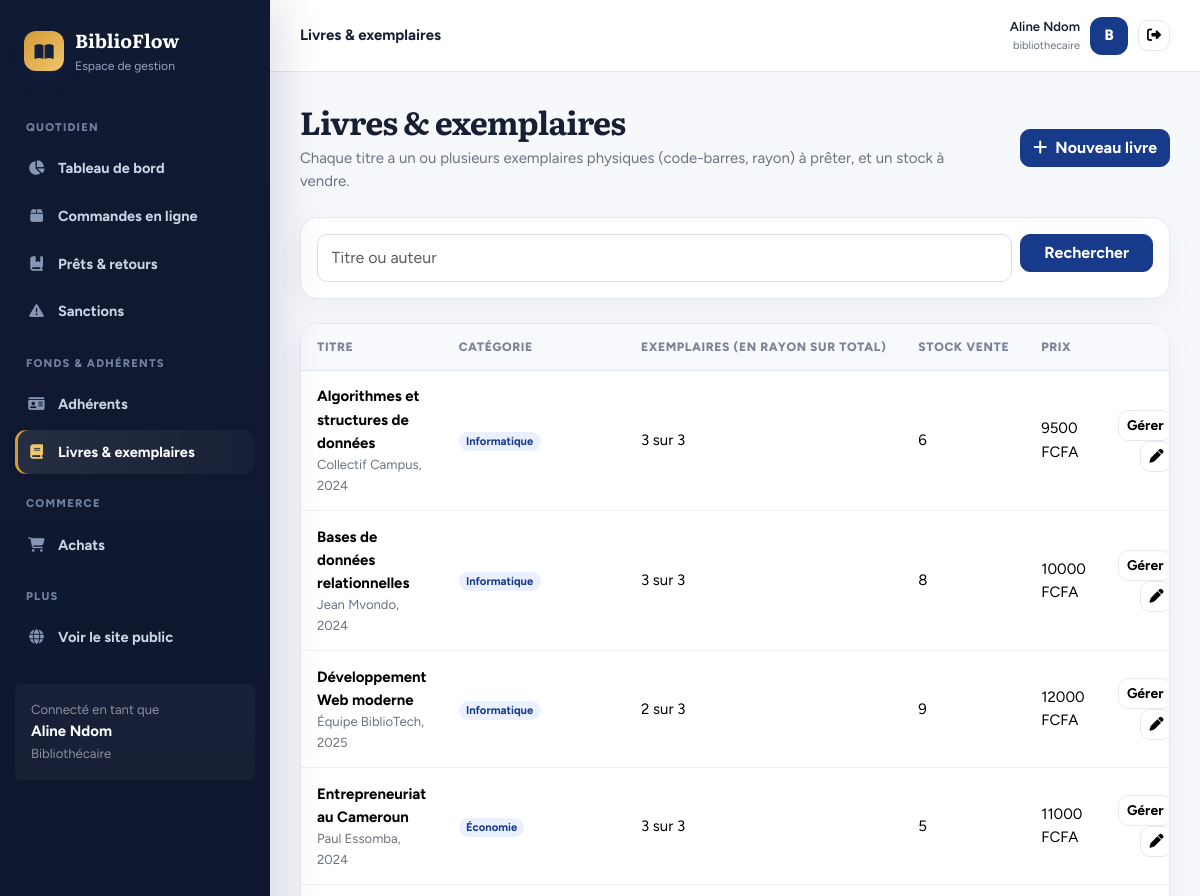
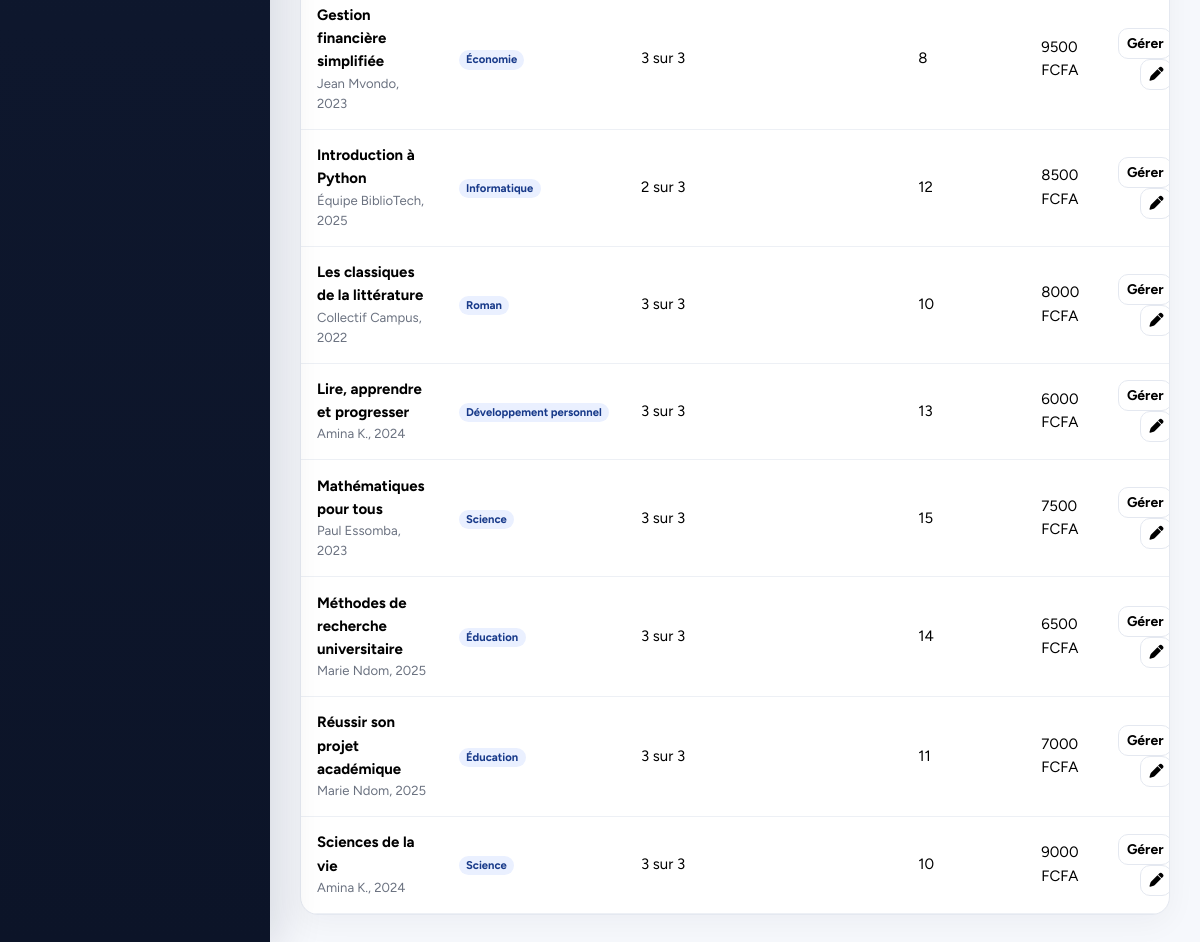
/gestion/livres/ (signed in), run on the app's committed database (2 pictures, top to bottom).
### bibliotheque/models.py (models this page shows, shortened)
class Utilisateur(AbstractUser):
    ROLES = [("adherent", "Adhérent"), ("bibliothecaire", "Bibliothécaire"), ("administrateur", "Administrateur")]
    STATUTS = [("en_attente", "En attente de validation"), ("actif", "Actif"), ("suspendu", "Suspendu")]
    first_name = None  # remplacés par nom / prénom
    last_name = None
    nom = models.CharField(max_length=80)
    prenom = models.CharField(max_length=80)
    telephone = models.CharField(max_length=20, blank=True)
    adresse = models.CharField(max_length=200, blank=True)
    role = models.CharField(max_length=20, choices=ROLES, default="adherent")
    statut = models.CharField(max_length=12, choices=STATUTS, default="actif")
    numero_carte = models.CharField(max_length=20, unique=True, null=True, blank=True)
    date_expiration = models.DateField(null=True, blank=True)  # fin de validité de l'adhésion
    suspendu_jusqu = models.DateField(null=True, blank=True)   # emprunts suspendus après un retard
    REQUIRED_FIELDS = ["nom", "prenom", "email"]
    def get_full_name(self):
        return f"{self.prenom} {self.nom}".strip()
    @property
    def est_personnel(self):
        return self.is_superuser or self.role in ("bibliothecaire", "administrateur")

class Livre(models.Model):
    titre = models.CharField(max_length=200)
    auteur = models.CharField(max_length=120)
    isbn = models.CharField(max_length=20, unique=True, null=True, blank=True)
    description = models.TextField(blank=True)
    image = models.CharField(max_length=255, blank=True)  # chemin relatif dans static/media
    categorie = models.CharField(max_length=80, blank=True)
    annee_publication = models.PositiveSmallIntegerField(null=True, blank=True)
    langue = models.CharField(max_length=30, default="Français")
    prix = models.DecimalField(max_digits=10, decimal_places=2, default=0)  # prix de vente
    stock_vente = models.PositiveIntegerField(default=0)                    # exemplaires à vendre
    actif = models.BooleanField(default=True)
    class Meta:
        ordering = ["titre"]

### bibliotheque/views.py (the view)
# urls.py: path("gestion/livres/", views.livres_gestion, name="livres_gestion"),
@role_requis(*STAFF)
def livres_gestion(request):
    q = request.GET.get("q", "").strip()
    liste = Livre.objects.annotate(nb_ex=Count("exemplaires", distinct=True),
                                   nb_dispo=Count("exemplaires", filter=Q(exemplaires__statut="disponible"), distinct=True))
    if q:
        liste = liste.filter(Q(titre__icontains=q) | Q(auteur__icontains=q))
    return render(request, "bibliotheque/livres_gestion.html", {"livres": liste.order_by("titre")[:200], "q": q})

### bibliotheque/acces.py (called while the page is built)
def est_personnel(user):
    return user.is_authenticated and user.est_personnel

def role_requis(*roles):
    def deco(vue):
        @login_required
        @wraps(vue)
        def wrapper(request, *a, **kw):
            if request.user.is_superuser or request.user.role in roles:
                return vue(request, *a, **kw)
            messages.error(request, "Accès non autorisé pour votre rôle.")
            return redirect("accueil")
        return wrapper
    return deco

### bibliotheque/context.py (called while the page is built)
def globales(request):
    ctx = {"p": params(), "panier_count": 0, "est_personnel": False}
    try:
        ctx["panier_count"] = sum(request.session.get("panier", {}).values())
    except Exception:
        pass
    if request.user.is_authenticated:
        ctx["est_personnel"] = est_personnel(request.user)
    return ctx

### bibliotheque/services.py (called while the page is built)
def params():
    d = dict(settings.BIBLIO)
    for cle in ("amende_par_jour", "amende_plafond", "frais_perte"):
        d[cle] = Decimal(str(d[cle]))
    return SimpleNamespace(**d)

### bibliotheque/templates/bibliotheque/livres_gestion.html
{% extends "bibliotheque/base.html" %}{% block titre %}Livres – BiblioFlow{% endblock %}{% block entete %}Livres &amp; exemplaires{% endblock %}{% block contenu %}
<div class="page-title mb-4 d-flex justify-content-between align-items-center flex-wrap gap-2"><div><h1>Livres &amp; exemplaires</h1><p>Chaque titre a un ou plusieurs exemplaires physiques (code-barres, rayon) à prêter, et un stock à vendre.</p></div><a href="{% url 'livre_nouveau' %}" class="btn btn-primary"><i class="fa-solid fa-plus me-2"></i>Nouveau livre</a></div>
<div class="cardx p-3 mb-4"><form class="row g-2"><div class="col-md-10"><input name="q" value="{{ q }}" class="form-control" placeholder="Titre ou auteur" aria-label="Rechercher"></div><div class="col-md-2"><button class="btn btn-primary w-100">Rechercher</button></div></form></div>
<div class="cardx table-card"><div class="table-responsive"><table class="table"><thead><tr><th>Titre</th><th>Catégorie</th><th>Exemplaires (en rayon sur total)</th><th>Stock vente</th><th>Prix</th><th></th></tr></thead><tbody>
{% for l in livres %}<tr><td><strong>{{ l.titre }}</strong><div class="muted small">{{ l.auteur }}{% if l.annee_publication %}, {{ l.annee_publication }}{% endif %}{% if l.isbn %}<div class="muted small">ISBN {{ l.isbn }}</div>{% endif %}</div></td><td>{% if l.categorie %}<span class="badge badge-soft rounded-pill">{{ l.categorie }}</span>{% endif %}</td><td>{{ l.nb_dispo }} sur {{ l.nb_ex }}</td><td>{{ l.stock_vente }}</td><td>{{ l.prix|floatformat:0 }} FCFA</td><td class="text-end"><a class="btn btn-sm btn-light" href="{% url 'livre_exemplaires' l.pk %}">Gérer</a> <a class="btn btn-sm btn-light" href="{% url 'livre_modifier' l.pk %}" aria-label="Modifier"><i class="fa-solid fa-pen"></i></a></td></tr>
{% empty %}<tr><td colspan="6" class="empty">Aucun livre.</td></tr>{% endfor %}</tbody></table></div></div>{% endblock %}

### bibliotheque/templates/bibliotheque/base.html (shortened to what this page needs)
{% load static %}<!doctype html>
<html lang="fr"><head><meta charset="utf-8"><meta name="viewport" content="width=device-width, initial-scale=1"><title>{% block titre %}BiblioFlow{% endblock %}</title>
<link href="https://cdn.jsdelivr.net/npm/bootstrap@5.3.3/dist/css/bootstrap.min.css" rel="stylesheet"><link href="https://cdnjs.cloudflare.com/ajax/libs/font-awesome/6.5.2/css/all.min.css" rel="stylesheet"><link href="{% static 'bibliotheque/app.css' %}" rel="stylesheet"></head>
<body>{% with u=request.resolver_match.url_name %}<div class="app-shell">
<aside class="sidebar" id="sidebar">
  <div class="brand"><div class="brand-icon"><i class="fa-solid fa-book-open"></i></div><div><strong>BiblioFlow</strong><small>Espace de gestion</small></div></div>
  <div class="nav-title">Quotidien</div>
  <a class="side-link {% if u == 'tableau_bord' %}active{% endif %}" href="{% url 'tableau_bord' %}"><i class="fa-solid fa-chart-pie"></i>Tableau de bord</a>
  <a class="side-link {% if u == 'commandes' %}active{% endif %}" href="{% url 'commandes' %}"><i class="fa-solid fa-box"></i>Commandes en ligne</a>
  <a class="side-link {% if u == 'emprunts' %}active{% endif %}" href="{% url 'emprunts' %}"><i class="fa-solid fa-book-bookmark"></i>Prêts &amp; retours</a>
  <a class="side-link {% if u == 'sanctions' %}active{% endif %}" href="{% url 'sanctions' %}"><i class="fa-solid fa-triangle-exclamation"></i>Sanctions</a>
  <div class="nav-title">Fonds &amp; adhérents</div>
  <a class="side-link {% if u == 'adherents' or u == 'adherent_detail' or u == 'adherent_nouveau' or u == 'adherent_modifier' %}active{% endif %}" href="{% url 'adherents' %}"><i class="fa-solid fa-id-card"></i>Adhérents</a>
  <a class="side-link {% if u == 'livres_gestion' or u == 'livre_exemplaires' or u == 'livre_nouveau' or u == 'livre_modifier' %}active{% endif %}" href="{% url 'livres_gestion' %}"><i class="fa-solid fa-book"></i>Livres &amp; exemplaires</a>
  <div class="nav-title">Commerce</div>
  <a class="side-link {% if u == 'achats' or u == 'achat_detail' or u == 'achat_nouveau' %}active{% endif %}" href="{% url 'achats' %}"><i class="fa-solid fa-cart-shopping"></i>Achats</a>
  <div class="nav-title">Plus</div>
  <a class="side-link" href="{% url 'accueil' %}"><i class="fa-solid fa-globe"></i>Voir le site public</a>
  <div class="mt-4 p-3 rounded-2" style="background:#ffffff0a"><div class="small text-white-50">Connecté en tant que</div><strong>{{ user.get_full_name|default:user.username }}</strong><div class="small text-white-50">{{ user.get_role_display }}</div></div>
</aside>
<main class="main"><header class="topbar"><div class="d-flex align-items-center gap-3"><div class="fw-bold">{% block entete %}{% endblock %}</div></div>
<div class="user-chip"><div class="text-end d-none d-sm-block"><div class="fw-semibold small">{{ user.get_full_name|default:user.username }}</div><div class="muted" style="font-size:11px">{{ user.username }}</div></div><div class="avatar">{{ user.username|first|upper }}</div><form method="post" action="{% url 'logout' %}">{% csrf_token %}<button class="btn btn-sm btn-light" title="Déconnexion"><i class="fa-solid fa-right-from-bracket"></i></button></form></div></header>
<div class="content">{% block contenu %}{% endblock %}</div></main></div>{% endwith %}
<script src="https://cdn.jsdelivr.net/npm/bootstrap@5.3.3/dist/js/bootstrap.bundle.min.js"></script>{% block scripts %}{% endblock %}</body></html>

### bibliotheque/static/bibliotheque/app.css (style rules this page uses)
:root { --primary:#183a8a;--primary-2:#102d6b;--primary-soft:#eaf0ff;--accent:#d49a35; --ink:#172033;--muted:#6b7280;--paper:#f6f8fc;--card:#fff;--line:#e4e8f0; --success:#17835b;--danger:#c83c3c;--warning:#b9780a; --sidebar:#101a32;--sidebar-2:#162343; --serif:"Literata",Georgia,serif;--sans:"Figtree",system-ui,-apple-system,"Segoe UI",sans-serif; --bs-primary:#183a8a;--bs-primary-rgb:24,58,138;--bs-link-color:#183a8a;--bs-link-hover-color:#102d6b; --bs-body-bg:#f6f8fc;--bs-body-color:#172033;--bs-border-color:#e4e8f0; }
* { box-sizing:border-box }
html { scroll-behavior:smooth }
body { background:var(--paper);color:var(--ink);font-family:var(--sans);font-size:15px;line-height:1.55;-webkit-font-smoothing:antialiased }
h1,h2,h3,.serif { font-family:var(--serif);font-weight:700;letter-spacing:-.025em;color:var(--ink) }
a { text-underline-offset:3px }
.muted { color:var(--muted) }
.cardx { background:var(--card);border:1px solid var(--line);border-radius:18px;box-shadow:0 8px 30px rgba(23,32,51,.045) }
.cardx.table-card { overflow:hidden }
.table-card .table { margin:0 }
.page-title h1 { font-size:2rem;margin:0 }
.page-title p { color:var(--muted);margin:.4rem 0 0;max-width:70ch }
.btn { border-radius:10px;font-weight:700;transition:.18s ease }
.btn-primary { --bs-btn-bg:var(--primary);--bs-btn-border-color:var(--primary);--bs-btn-hover-bg:var(--primary-2);--bs-btn-hover-border-color:var(--primary-2);--bs-btn-active-bg:var(--primary-2);--bs-btn-active-border-color:var(--primary-2) }
.btn-light { --bs-btn-bg:#fff;--bs-btn-border-color:var(--line);--bs-btn-hover-bg:#f0f4fb;--bs-btn-hover-border-color:#cfd7e6;--bs-btn-active-bg:#eef3fb }
.form-control,.form-select { border-radius:10px;border-color:#d7ddea;padding:.68rem .85rem;background:#fff }
.badge { font-weight:700 }
.badge-soft { background:var(--primary-soft);color:var(--primary) }
.table { --bs-table-bg:transparent;--bs-table-hover-bg:#f7f9fd }
.table thead th { font-size:.76rem;text-transform:uppercase;letter-spacing:.05em;font-weight:800;color:#7a8497;background:#f8f9fc;border-bottom:1px solid var(--line);padding:.85rem 1rem;white-space:nowrap }
.table td { vertical-align:middle;padding:.9rem 1rem;border-color:#edf0f5 }
.brand-icon { width:40px;height:40px;border-radius:12px;background:var(--primary);color:#fff;display:grid;place-items:center;font-size:17px;flex:none;box-shadow:0 8px 18px #183a8a26 }
.app-shell { min-height:100vh }
.sidebar { width:270px;background:linear-gradient(180deg,var(--sidebar),#0c1428);color:#fff;position:fixed;inset:0 auto 0 0;z-index:1030;padding:22px 15px;overflow:auto;box-shadow:12px 0 40px rgba(8,17,39,.12) }
.brand { display:flex;align-items:center;gap:11px;padding:4px 9px 25px }
.brand .brand-icon { background:linear-gradient(135deg,#d49a35,#f0c56d);color:#14213c }
.brand strong { font-family:var(--serif);font-size:1.18rem }
.brand small { display:block;color:#98a6c3;font-size:.76rem;margin-top:2px }
.nav-title { font-size:.7rem;text-transform:uppercase;letter-spacing:.11em;font-weight:800;color:#71809e;padding:18px 11px 7px }
.side-link { display:flex;align-items:center;gap:12px;color:#cbd4e5;text-decoration:none;padding:11px 12px;border-radius:11px;margin:3px 0;font-size:.91rem;font-weight:650 }
.side-link.active { background:linear-gradient(90deg,#ffffff18,#ffffff08);color:#fff;box-shadow:inset 3px 0 0 var(--accent) }
.side-link i { width:19px;text-align:center;color:#8796b4 }
.side-link.active i { color:#f0c56d }
.main { margin-left:270px;min-height:100vh }
.topbar { height:72px;background:rgba(255,255,255,.92);backdrop-filter:blur(14px);border-bottom:1px solid var(--line);display:flex;align-items:center;justify-content:space-between;padding:0 30px;position:sticky;top:0;z-index:100 }
.content { padding:30px;max-width:1450px }
.user-chip { display:flex;align-items:center;gap:10px }
.avatar { width:38px;height:38px;border-radius:12px;display:grid;place-items:center;background:var(--primary);color:#fff;font-weight:800 }
.page-title p { color:var(--muted);margin-bottom:0 }

### data on the page
Utilisateur: get_full_name "Aline Ndom", role "Bibliothécaire", username "bibliothecaire", username|first "B"
Livre: titre "Algorithmes et structures de données", auteur "Collectif Campus", annee_publication "2024", categorie "Informatique", nb_dispo "3", nb_ex "3", stock_vente "6", prix "9500"
Livre: titre "Bases de données relationnelles", auteur "Jean Mvondo", annee_publication "2024", categorie "Informatique", nb_dispo "3", nb_ex "3", stock_vente "8", prix "10000"
Livre: titre "Développement Web moderne", auteur "Équipe BiblioTech", annee_publication "2025", categorie "Informatique", nb_dispo "2", nb_ex "3", stock_vente "9", prix "12000"
Livre: titre "Entrepreneuriat au Cameroun", auteur "Paul Essomba", annee_publication "2024", categorie "Économie", nb_dispo "3", nb_ex "3", stock_vente "5", prix "11000"
Livre: titre "Gestion financière simplifiée", auteur "Jean Mvondo", annee_publication "2023", categorie "Économie", nb_dispo "3", nb_ex "3", stock_vente "8", prix "9500"
Livre: titre "Introduction à Python", auteur "Équipe BiblioTech", annee_publication "2025", categorie "Informatique", nb_dispo "2", nb_ex "3", stock_vente "12", prix "8500"
Livre: titre "Les classiques de la littérature", auteur "Collectif Campus", annee_publication "2022", categorie "Roman", nb_dispo "3", nb_ex "3", stock_vente "10", prix "8000"
Livre: titre "Lire, apprendre et progresser", auteur "Amina K.", annee_publication "2024", categorie "Développement personnel", nb_dispo "3", nb_ex "3", stock_vente "13", prix "6000"
Livre: titre "Mathématiques pour tous", auteur "Paul Essomba", annee_publication "2023", categorie "Science", nb_dispo "3", nb_ex "3", stock_vente "15", prix "7500"
Livre: titre "Méthodes de recherche universitaire", auteur "Marie Ndom", annee_publication "2025", categorie "Éducation", nb_dispo "3", nb_ex "3", stock_vente "14", prix "6500"
Livre: titre "Réussir son projet académique", auteur "Marie Ndom", annee_publication "2025", categorie "Éducation", nb_dispo "3", nb_ex "3", stock_vente "11", prix "7000"
Livre: titre "Sciences de la vie", auteur "Amina K.", annee_publication "2024", categorie "Science", nb_dispo "3", nb_ex "3", stock_vente "10", prix "9000"
